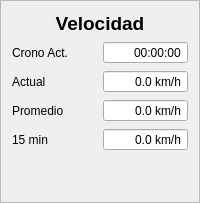
                 <widget class="QFrame" name="frame">
                  <property name="frameShape">
                   <enum>QFrame::StyledPanel</enum>
                  </property>
                  <property name="frameShadow">
                   <enum>QFrame::Raised</enum>
                  </property>
                  <layout class="QGridLayout" name="gridLayout_14">
                   <item row="0" column="0">
                    <widget class="QLabel" name="label">
                     <property name="font">
                      <font>
                       <pointsize>14</pointsize>
                       <weight>75</weight>
                       <bold>true</bold>
                      </font>
                     </property>
                     <property name="text">
                      <string>Velocidad</string>
                     </property>
                     <property name="alignment">
                      <set>Qt::AlignCenter</set>
                     </property>
                    </widget>
                   </item>
                   <item row="1" column="0">
                    <layout class="QHBoxLayout" name="horizontalLayout_7">
                     <item>
                      <layout class="QVBoxLayout" name="verticalLayout_13">
                       <item>
                        <widget class="QLabel" name="label_43">
                         <property name="text">
                          <string>Crono Act.</string>
                         </property>
                        </widget>
                       </item>
                       <item>
                        <widget class="QLabel" name="label_35">
                         <property name="text">
                          <string>Actual</string>
                         </property>
                        </widget>
                       </item>
                       <item>
                        <widget class="QLabel" name="label_36">
                         <property name="text">
                          <string>Promedio</string>
                         </property>
                        </widget>
                       </item>
                       <item>
                        <widget class="QLabel" name="label_37">
                         <property name="text">
                          <string>15 min</string>
                         </property>
                        </widget>
                       </item>
                      </layout>
                     </item>
                     <item>
                      <layout class="QVBoxLayout" name="verticalLayout_12">
                       <item>
                        <widget class="QTimeEdit" name="timeEdit_3">
                         <property name="alignment">
                          <set>Qt::AlignRight|Qt::AlignTrailing|Qt::AlignVCenter</set>
                         </property>
                         <property name="readOnly">
                          <bool>true</bool>
                         </property>
                         <property name="buttonSymbols">
                          <enum>QAbstractSpinBox::NoButtons</enum>
                         </property>
                        </widget>
                       </item>
                       <item>
                        <widget class="QDoubleSpinBox" name="doubleSpinBox_23">
                         <property name="alignment">
                          <set>Qt::AlignRight|Qt::AlignTrailing|Qt::AlignVCenter</set>
                         </property>
                         <property name="readOnly">
                          <bool>true</bool>
                         </property>
                         <property name="buttonSymbols">
                          <enum>QAbstractSpinBox::NoButtons</enum>
                         </property>
                         <property name="specialValueText">
                          <string/>
                         </property>
                         <property name="suffix">
                          <string> km/h</string>
                         </property>
                         <property name="decimals">
                          <number>1</number>
                         </property>
                         <property name="maximum">
                          <double>999.000000000000000</double>
                         </property>
                         <property name="value">
                          <double>0.000000000000000</double>
                         </property>
                        </widget>
                       </item>
                       <item>
                        <widget class="QDoubleSpinBox" name="doubleSpinBox_24">
                         <property name="alignment">
                          <set>Qt::AlignRight|Qt::AlignTrailing|Qt::AlignVCenter</set>
                         </property>
                         <property name="buttonSymbols">
                          <enum>QAbstractSpinBox::NoButtons</enum>
                         </property>
                         <property name="suffix">
                          <string> km/h</string>
                         </property>
                         <property name="decimals">
                          <number>1</number>
                         </property>
                         <property name="maximum">
                          <double>999.000000000000000</double>
                         </property>
                         <property name="value">
                          <double>0.000000000000000</double>
                         </property>
                        </widget>
                       </item>
                       <item>
                        <widget class="QDoubleSpinBox" name="doubleSpinBox_25">
                         <property name="wrapping">
                          <bool>false</bool>
                         </property>
                         <property name="frame">
                          <bool>true</bool>
                         </property>
                         <property name="alignment">
                          <set>Qt::AlignRight|Qt::AlignTrailing|Qt::AlignVCenter</set>
                         </property>
                         <property name="readOnly">
                          <bool>true</bool>
                         </property>
                         <property name="buttonSymbols">
                          <enum>QAbstractSpinBox::NoButtons</enum>
                         </property>
                         <property name="suffix">
                          <string> km/h</string>
                         </property>
                         <property name="decimals">
                          <number>1</number>
                         </property>
                         <property name="maximum">
                          <double>999.000000000000000</double>
                         </property>
                        </widget>
                       </item>
                      </layout>
                     </item>
                    </layout>
                   </item>
                   <item row="2" column="0">
                    <spacer name="verticalSpacer">
                     <property name="orientation">
                      <enum>Qt::Vertical</enum>
                     </property>
                     <property name="sizeHint" stdset="0">
                      <size>
                       <width>20</width>
                       <height>40</height>
                      </size>
                     </property>
                    </spacer>
                   </item>
                  </layout>
                 </widget>
